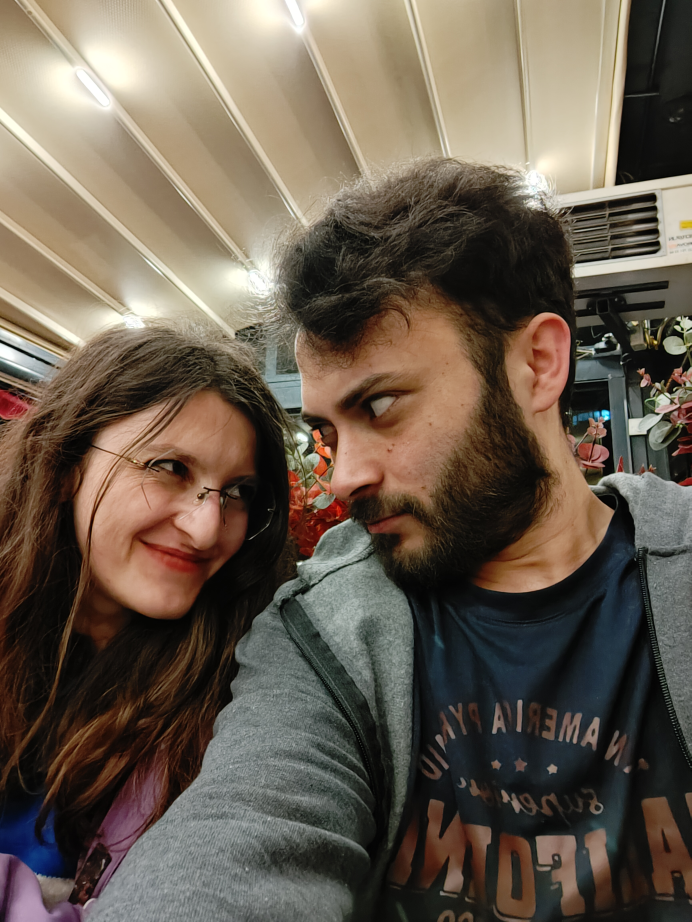
#> input picture images/IMG_20250325_203007102.jpg, 3456 x 4608 px (shown at 1/5 size)
$ python -i enrich_memories.py   (imports and definitions only)
#> lines starting #> are read from the running program, lines starting #| are printed output that depends on the picture
"""
Seda & Furkan Coraline Evreni - Medya & Koordinat İşleme Scripti
WebP Optimizasyonu, Göz Tespiti & Harita Koordinatları
"""

import json
import os
import cv2
from PIL import Image

BASE_DIR = r"C:\Users\Lenovo\.gemini\antigravity\scratch\seda-furkan-love"
IMAGES_DIR = os.path.join(BASE_DIR, "public", "images")
THUMBS_DIR = os.path.join(IMAGES_DIR, "thumbs")
OPTIMIZED_DIR = os.path.join(IMAGES_DIR, "optimized")
DATA_FILE = os.path.join(BASE_DIR, "public", "data", "memories.json")

# [2 lines not run here, left out]

# Lokasyon Koordinatları (İstanbul)
LOCATIONS_GEO = {
    "Kadıköy": {"lat": 40.9912, "lng": 29.0270},
    "Moda Sahili": {"lat": 40.9785, "lng": 29.0260},
    "Fenerbahçe Parkı": {"lat": 40.9695, "lng": 29.0375},
    "Kalamış Marina": {"lat": 40.9740, "lng": 29.0430},
    "Moda": {"lat": 40.9820, "lng": 29.0275},
    "Bostancı İskelesi": {"lat": 40.9525, "lng": 29.0945},
    "Bağdat Caddesi": {"lat": 40.9630, "lng": 29.0710},
    "Emirgan Korusu": {"lat": 41.1080, "lng": 29.0545},
    "Emirgan": {"lat": 41.1055, "lng": 29.0530},
    "Bebek Parkı": {"lat": 41.0770, "lng": 29.0435},
    "Boğaz Kıyısı": {"lat": 41.0795, "lng": 29.0450},
    "Karaköy": {"lat": 41.0230, "lng": 28.9770},
    "Beşiktaş": {"lat": 41.0425, "lng": 29.0065},
    "Ortaköy": {"lat": 41.0480, "lng": 29.0270},
    "Galata": {"lat": 41.0255, "lng": 28.9740},
    "Caddebostan": {"lat": 40.9640, "lng": 29.0620},
    "Caddebostan Sahil": {"lat": 40.9605, "lng": 29.0600},
    "Heybeliada": {"lat": 40.8770, "lng": 29.0960},
    "Büyükada": {"lat": 40.8600, "lng": 29.1250},
    "Marmara Denizi": {"lat": 40.9200, "lng": 29.0700},
    "Adalar Vapuru": {"lat": 40.9400, "lng": 29.0500},
    "Kuzguncuk": {"lat": 41.0360, "lng": 29.0305},
    "Kuzguncuk Bostanı": {"lat": 41.0345, "lng": 29.0315},
    "Üsküdar": {"lat": 41.0265, "lng": 29.0155},
    "Cihangir": {"lat": 41.0325, "lng": 28.9830},
    "Galata Köprüsü": {"lat": 41.0200, "lng": 28.9735},
    "Karaköy Sokakları": {"lat": 41.0245, "lng": 28.9760},
    "Beyoğlu": {"lat": 41.0340, "lng": 28.9775},
    "Taksim": {"lat": 41.0370, "lng": 28.9850},
    "İstiklal Caddesi": {"lat": 41.0335, "lng": 28.9770},
    "Haliç": {"lat": 41.0280, "lng": 28.9600},
    "Kandilli Sahili": {"lat": 41.0740, "lng": 29.0580},
    "Boğaziçi": {"lat": 41.0500, "lng": 29.0350},
    "Yıldız Parkı": {"lat": 41.0490, "lng": 29.0160},
    "Çamlıca Tepesi": {"lat": 41.0285, "lng": 29.0680},
    "Gizli Bahçe": {"lat": 41.0450, "lng": 29.0200}
}

SECRET_MESSAGES = [
    "Seda'm, senin gözlerinde kaybolmak bu evrenin en güzel büyüsü...",
    "Gizli kapının ardındaki bütün yıldızlar senin için parıldıyor sevgilim.",
    "Altın bir iğneyle kalbime işlendin; hiçbir fırtına koparamaz.",
    "Gören Taş bile senin bu saf ve benzersiz güzelliğini tarif edemez.",
    "Pembe Saray'ın en zarif prensesi sensin Seda'm.",
    "Gözlerindeki siyah düğmeler bile senin parıltını söndüremez.",
    "Birlikte attığımız her adım, sonsuzluğa doğru yazılmış bir mısra.",
    "Coraline Other World'ü aradı, ben ise sende tüm dünyayı buldum.",
    "Seda & Furkan: Her boyutta, her tünelin ucunda el eleyiz.",
    "Sen güldüğünde içimde binlerce mavi ateşböceği havalanıyor."
]

cascade_path = cv2.data.haarcascades
face_cascade = cv2.CascadeClassifier(cascade_path + 'haarcascade_frontalface_default.xml')
eye_cascade = cv2.CascadeClassifier(cascade_path + 'haarcascade_eye.xml')

def extract_face_eyes(gray, face, w, h):
    fx, fy, fw, fh = face
    roi_gray = gray[fy:fy+int(fh*0.65), fx:fx+fw]
    eyes = eye_cascade.detectMultiScale(roi_gray, scaleFactor=1.1, minNeighbors=4, minSize=(15, 15))
    if len(eyes) >= 2:
        eyes = sorted(eyes, key=lambda e: e[0])[:2]
        return [
            {"x": round(((fx + ex + ew // 2) / w) * 100, 1),
             "y": round(((fy + ey + eh // 2) / h) * 100, 1)}
            for (ex, ey, ew, eh) in eyes
        ]
    return [
        {"x": round(((fx + fw * 0.35) / w) * 100, 1),
         "y": round(((fy + fh * 0.38) / h) * 100, 1)},
        {"x": round(((fx + fw * 0.65) / w) * 100, 1),
         "y": round(((fy + fh * 0.38) / h) * 100, 1)}
    ]

def detect_eyes_in_image(img_path):
#> called with img_path = '../images/IMG_20250325_203007102.jpg'
    img = cv2.imread(img_path)
#> img is the input picture: shape (4608, 3456, 3); mean B, G, R 79.4, 92.8, 105
    if img is None:
        return [{"x": 42.0, "y": 38.0}, {"x": 58.0, "y": 38.0}]
    h, w = img.shape[:2]
#> h = 4608; w = 3456
    gray = cv2.cvtColor(img, cv2.COLOR_BGR2GRAY)
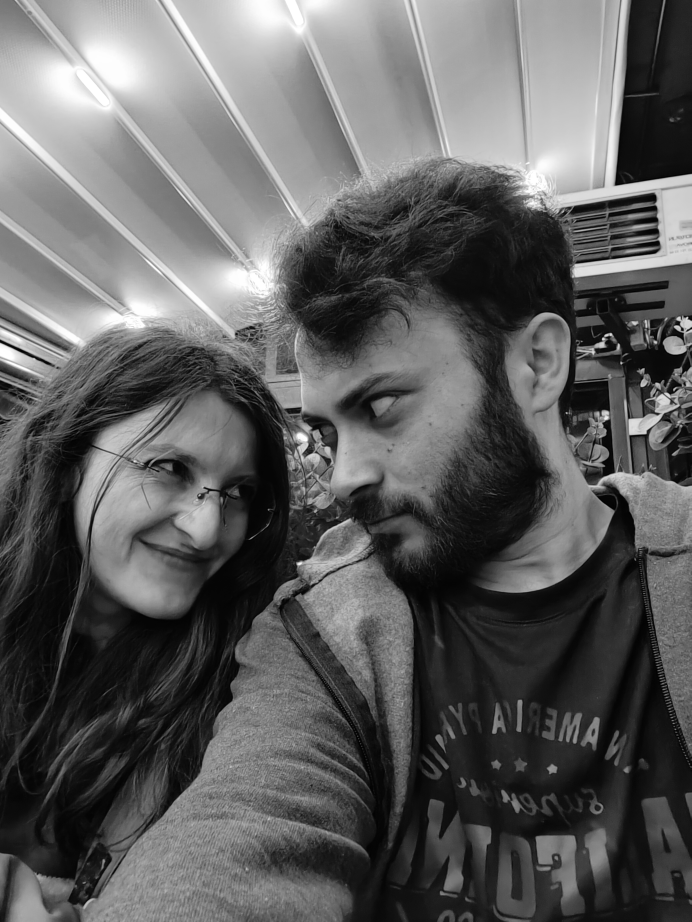
#> gray: shape (4608, 3456) (shown at 1/5 size); min 0, max 255, mean 94.9
    faces = face_cascade.detectMultiScale(gray, scaleFactor=1.15, minNeighbors=5, minSize=(60, 60))
#> faces = [[1959, 3900, 81, 81], [3332, 4325, 98, 98], [1277, 1362, 116, 116], [1878, 3244, 190, 190], [1231, 3059, 223, 223], [1344, 2115, 334, 334], [303, 1993, 1049, 1049]]
    detected = []
    if len(faces) > 0:
        faces = sorted(faces, key=lambda f: f[2]*f[3], reverse=True)[:2]
#> faces = [[303, 1993, 1049, 1049], [1344, 2115, 334, 334]]
        for face in faces:
            detected.extend(extract_face_eyes(gray, face, w, h))
#> this loop made 2 passes
#> (fx in extract_face_eyes, fy in extract_face_eyes, fw in extract_face_eyes, fh in extract_face_eyes, eyes in extract_face_eyes) on passes 1 to 2: (303, 1993, 1049, 1049, [[73, 340, 47, 47], [317, 59, 48, 48]]), (1344, 2115, 334, 334, [[124, 3, 24, 24]])
#> pass 1, in extract_face_eyes, `roi_gray = gray[fy:fy+int(fh*0.65), fx:fx+fw]`:
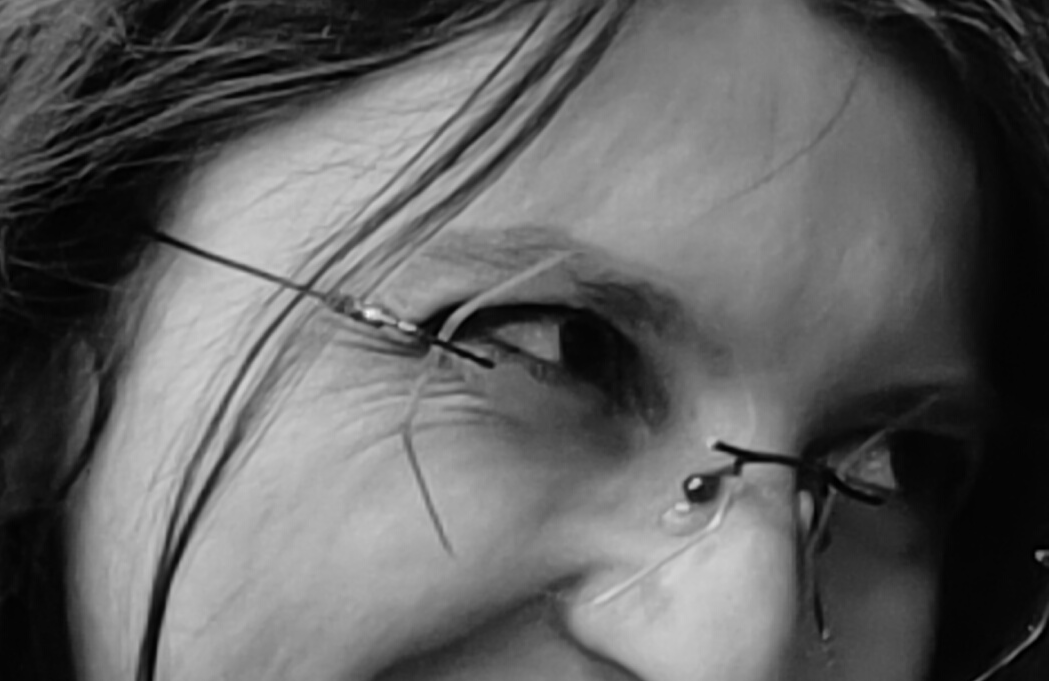
#> roi_gray: shape (681, 1049); min 0, max 251, mean 96.4
#> pass 2, in extract_face_eyes (call 2), `roi_gray = gray[fy:fy+int(fh*0.65), fx:fx+fw]`:
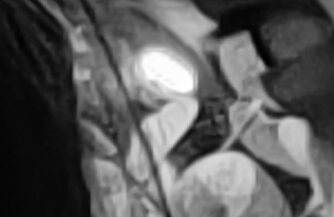
#> roi_gray: shape (217, 334); min 0, max 254, mean 89.5
#> after the loop, detected = 4 items
    if not detected:
        detected = [{"x": 42.5, "y": 38.0}, {"x": 57.5, "y": 38.0}]
    return detected[:4]

def process_image_variants(orig_jpg, thumb_webp, opt_webp):
    with Image.open(orig_jpg) as im:
        im = im.convert("RGB")
        opt_im = im.copy()
        opt_im.thumbnail((1280, 1280), Image.Resampling.LANCZOS)
        opt_im.save(opt_webp, "WEBP", quality=85)
        thumb_im = im.copy()
        thumb_im.thumbnail((420, 420), Image.Resampling.LANCZOS)
        thumb_im.save(thumb_webp, "WEBP", quality=78)

def enrich_memory_fields(mem, i, img_id):
    mem["thumb"] = f"images/thumbs/{img_id}.webp"
    mem["optimized"] = f"images/optimized/{img_id}.webp"
    mem["image"] = f"images/optimized/{img_id}.webp"
    loc_name = mem.get("location", "Kadıköy")
    geo = LOCATIONS_GEO.get(loc_name, {"lat": 40.9850, "lng": 29.0300})
    offset_lat = ((mem["id"] % 5) - 2) * 0.0012
    offset_lng = (((mem["id"] * 3) % 5) - 2) * 0.0012
    mem["lat"] = round(geo["lat"] + offset_lat, 5)
    mem["lng"] = round(geo["lng"] + offset_lng, 5)
    mem["secretMessage"] = SECRET_MESSAGES[i % len(SECRET_MESSAGES)]
    mem["secretRune"] = ["🌀", "🗝️", "✨", "🖤", "🧵", "🪡", "👁️", "🌙"][i % 8]

def process():
    with open(DATA_FILE, "r", encoding="utf-8") as f:
        memories = json.load(f)
    print(f"Toplam {len(memories)} anı işleniyor...")
    for i, mem in enumerate(memories):
        img_id = f"memory-{mem['id']:02d}"
        orig_jpg = os.path.join(IMAGES_DIR, f"{img_id}.jpg")
        thumb_webp = os.path.join(THUMBS_DIR, f"{img_id}.webp")
        opt_webp = os.path.join(OPTIMIZED_DIR, f"{img_id}.webp")
        if os.path.exists(orig_jpg):
            process_image_variants(orig_jpg, thumb_webp, opt_webp)
            mem["eyes"] = detect_eyes_in_image(orig_jpg)
        else:
            mem["eyes"] = [{"x": 42.0, "y": 38.0}, {"x": 58.0, "y": 38.0}]
        enrich_memory_fields(mem, i, img_id)
    with open(DATA_FILE, "w", encoding="utf-8") as f:
        json.dump(memories, f, ensure_ascii=False, indent=2)
    print("[OK] Tum gorseller WebP'ye donusturuldu, goz koordinatlari ve harita konumlari islendi!")

# [2 lines not run here, left out]

>>> result = detect_eyes_in_image('../images/IMG_20250325_203007102.jpg')
#> result = 4 items

$ run again, on images/IMG_20250406_131434363.jpg
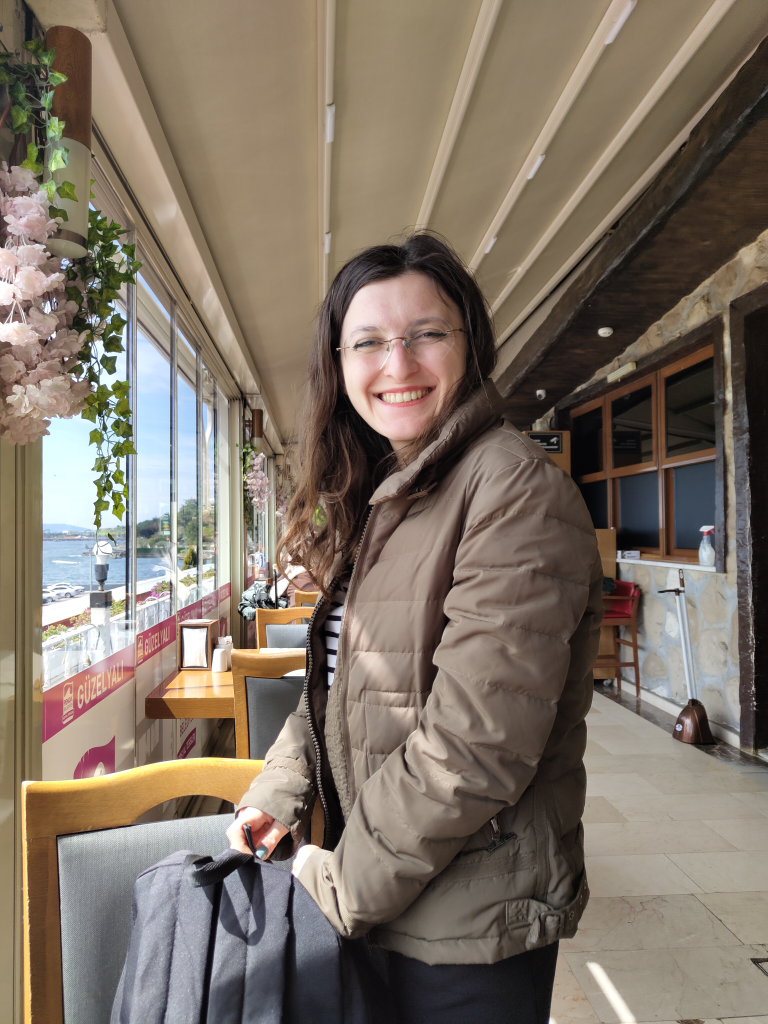
#> input picture images/IMG_20250406_131434363.jpg, 3072 x 4096 px (shown at 1/4 size)
#> in detect_eyes_in_image, img is the input picture: shape (4096, 3072, 3); mean B, G, R 102.3, 114.9, 127.1
#> in detect_eyes_in_image, `gray = cv2.cvtColor(img, cv2.COLOR_BGR2GRAY)`:
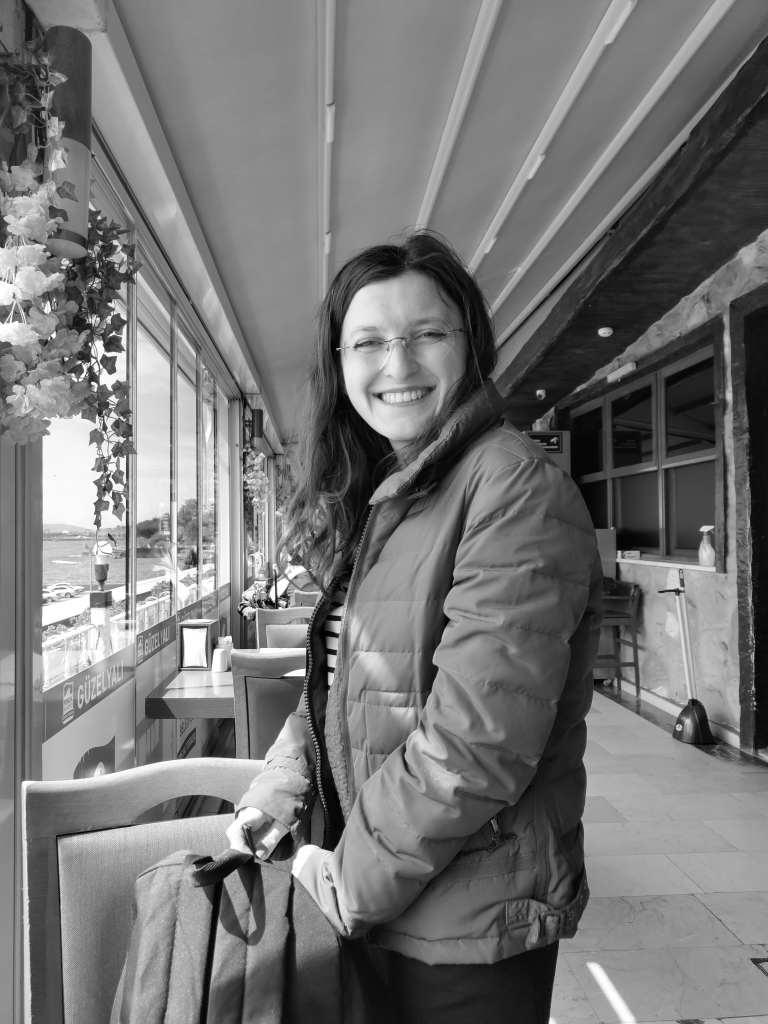
#> gray: shape (4096, 3072) (shown at 1/4 size); min 0, max 255, mean 117.1
#> in detect_eyes_in_image, `faces = face_cascade.detectMultiScale(gray, scaleFactor=1.15, minNeigh..`: faces = [[2650, 2470, 73, 73], [1319, 3043, 73, 73], [1300, 1144, 569, 569]]
#> in detect_eyes_in_image, `faces = sorted(faces, key=lambda f: f[2]*f[3], reverse=True)[:2]`: faces = [[1300, 1144, 569, 569], [2650, 2470, 73, 73]]
#> the loop in detect_eyes_in_image, `for face in faces:` made 2 passes
#> (fx in extract_face_eyes, fy in extract_face_eyes, fw in extract_face_eyes, fh in extract_face_eyes, eyes in extract_face_eyes) on pass 1: (1300, 1144, 569, 569, [[95, 148, 167, 167], [379, 180, 35, 35]])
#> pass 2, in extract_face_eyes (call 2), `roi_gray = gray[fy:fy+int(fh*0.65), fx:fx+fw]`:
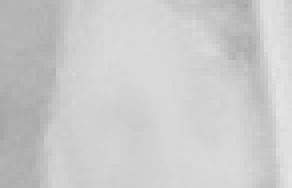
#> roi_gray: shape (47, 73) (shown 4 times larger); min 166, max 228, mean 203.3
#> after the loop in detect_eyes_in_image, `for face in faces:`: detected = 4 items

$ run again, on images/IMG_20250406_192646645.jpg
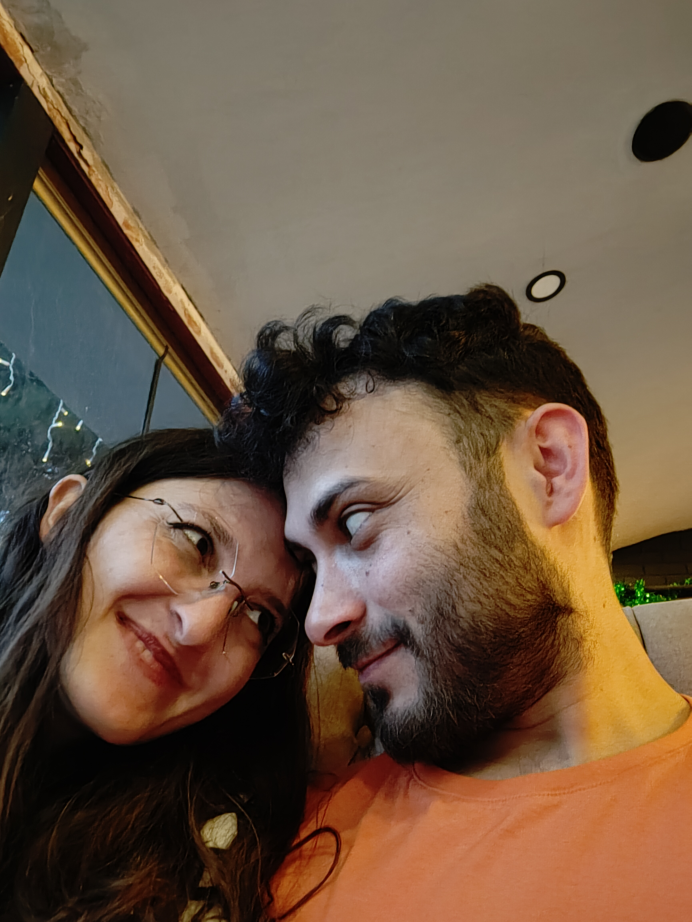
#> input picture images/IMG_20250406_192646645.jpg, 3456 x 4608 px (shown at 1/5 size)
#> in detect_eyes_in_image, img is the input picture: shape (4608, 3456, 3); mean B, G, R 67.5, 86.7, 108.7
#> in detect_eyes_in_image, `gray = cv2.cvtColor(img, cv2.COLOR_BGR2GRAY)`:
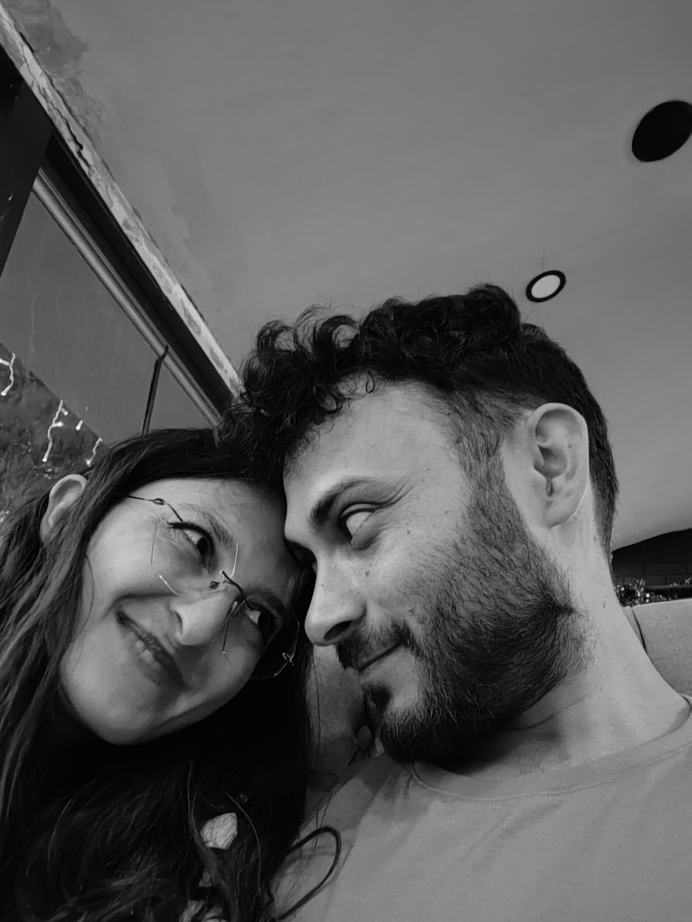
#> gray: shape (4608, 3456) (shown at 1/5 size); min 0, max 254, mean 91.1
#> in detect_eyes_in_image, `faces = face_cascade.detectMultiScale(gray, scaleFactor=1.15, minNeigh..`: faces = [[1525, 3443, 72, 72], [456, 866, 85, 85]]
#> in detect_eyes_in_image, `faces = sorted(faces, key=lambda f: f[2]*f[3], reverse=True)[:2]`: faces = [[456, 866, 85, 85], [1525, 3443, 72, 72]]
#> the loop in detect_eyes_in_image, `for face in faces:` made 2 passes
#> pass 2, in extract_face_eyes (call 2), `roi_gray = gray[fy:fy+int(fh*0.65), fx:fx+fw]`:
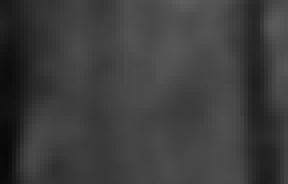
#> roi_gray: shape (46, 72) (shown 4 times larger); min 7, max 94, mean 61
#> after the loop in detect_eyes_in_image, `for face in faces:`: detected = 4 items
